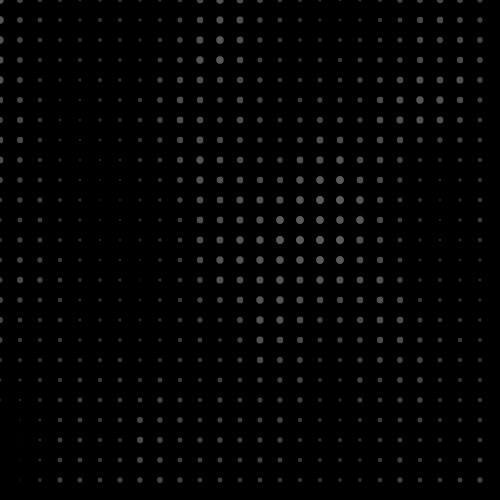
Frame 1 (no input)
Frame 60 (no input): identical to frame 1, image omitted
Frame 120 (the mouse pressed at the canvas centre since frame 60): identical to frame 1, image omitted

The p5.js sketch that drew this single still picture (run headless with seeded random() and noise() and a simulated clock; from frame 60 on, the mouse is pressed at the canvas centre):

// p5.js sketch
// ── sketch.js
//var circleX;global valuable
var time = 0;

function setup(){
  createCanvas(500, 500);
}

function draw(){
  background(0);
  fill(255);
  var space = 20;
  var circleSize = 5;
  time = time * 0.02;

  for(var circleX = 0; circleX < width; circleX = circleX + space){
    for(var circleY = 0; circleY < height; circleY = circleY + space){
      //circleSize =  random(1, 5);
      //circleSize = (Math.sin(circleX * 0.1) + Math.cos(circleY * 0.1)) * 3 + 2;
      var noiseVal = noise(circleX * 0.009, circleY * 0.00451, time);
      circleSize = noiseVal * 13.0;
      fill(circleSize * 10);
      ellipse(circleX, circleY, circleSize);
    }
  }
}


//Math.sin(radius value) = 0;
//1/2PI = 1
//2PI = 0;
